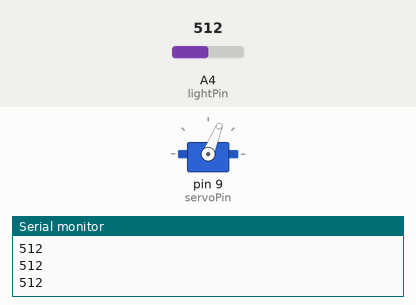
Bench run of a sketch on a simulated Arduino Uno, built with avr-gcc and run on an emulated ATmega328P. On the bench: servo, the last lines printed to the serial monitor. The inputs (shaded band) are chosen by the test bench; at power-on: A4 (lightPin) = 512.

Above: at 1.2 s.
1.3 s: A4 (lightPin) set to 716
At 2.2 s:
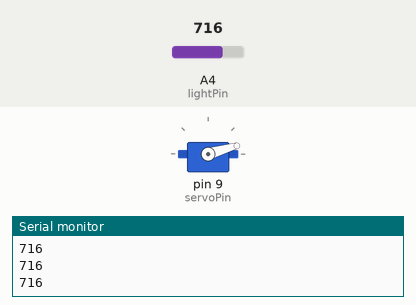
2.9 s: A4 (lightPin) set to 306
At 3.7 s:
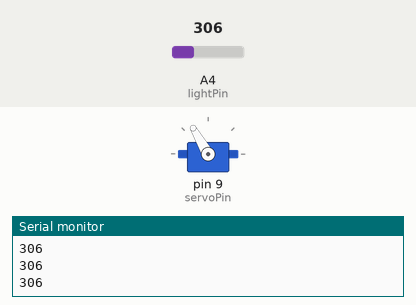
4.5 s: A4 (lightPin) set to 122
At 5.1 s:
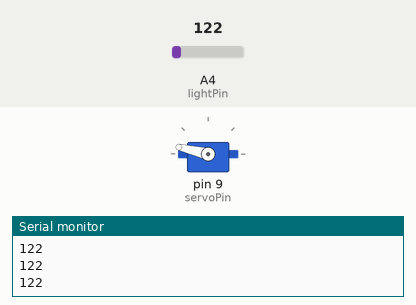
6.1 s: A4 (lightPin) set to 0
At 6.6 s:
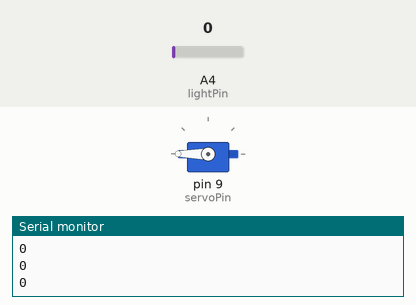
7.7 s: A4 (lightPin) set to 511
At 9.2 s:
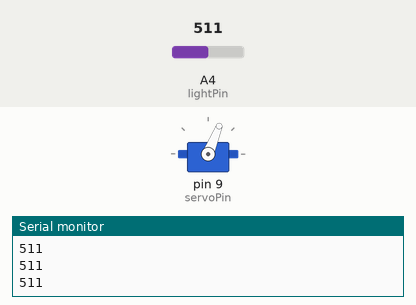
Timing chart, 0 to 10.3 s (numbered marks = the images above; inputs shaded):
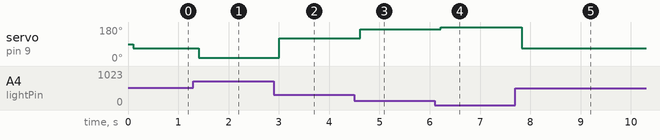

Measured:
- after the input at 1.3 s, servo on pin 9 (servoPin): 68° → 16° after 0.11 s
- after the input at 2.9 s, servo on pin 9 (servoPin): 16° → 120° after 0.11 s
- after the input at 4.5 s, servo on pin 9 (servoPin): 120° → 167° after 0.12 s
- after the input at 6.1 s, servo on pin 9 (servoPin): 167° → 180° after 0.12 s
- after the input at 7.7 s, servo on pin 9 (servoPin): 180° → 68° after 0.13 s

The sketch:

LDR_with_Servo.ino
```cpp
#include <Servo.h>

int lightVal;
int lightPin=A4;
int dt=100;
int angle;
int servoPin=9;
Servo myServo;

void setup() {
  // put your setup code here, to run once:
  Serial.begin(9600);
  pinMode(lightPin,INPUT);
  pinMode(servoPin,OUTPUT);
  myServo.attach(servoPin);
}

void loop() {
  // put your main code here, to run repeatedly:
  lightVal=analogRead(lightPin);
  Serial.println(lightVal);
  delay(dt);
  angle=(-16./63.)*lightVal + (16.*780./63.);
  myServo.write(angle);
}
```
